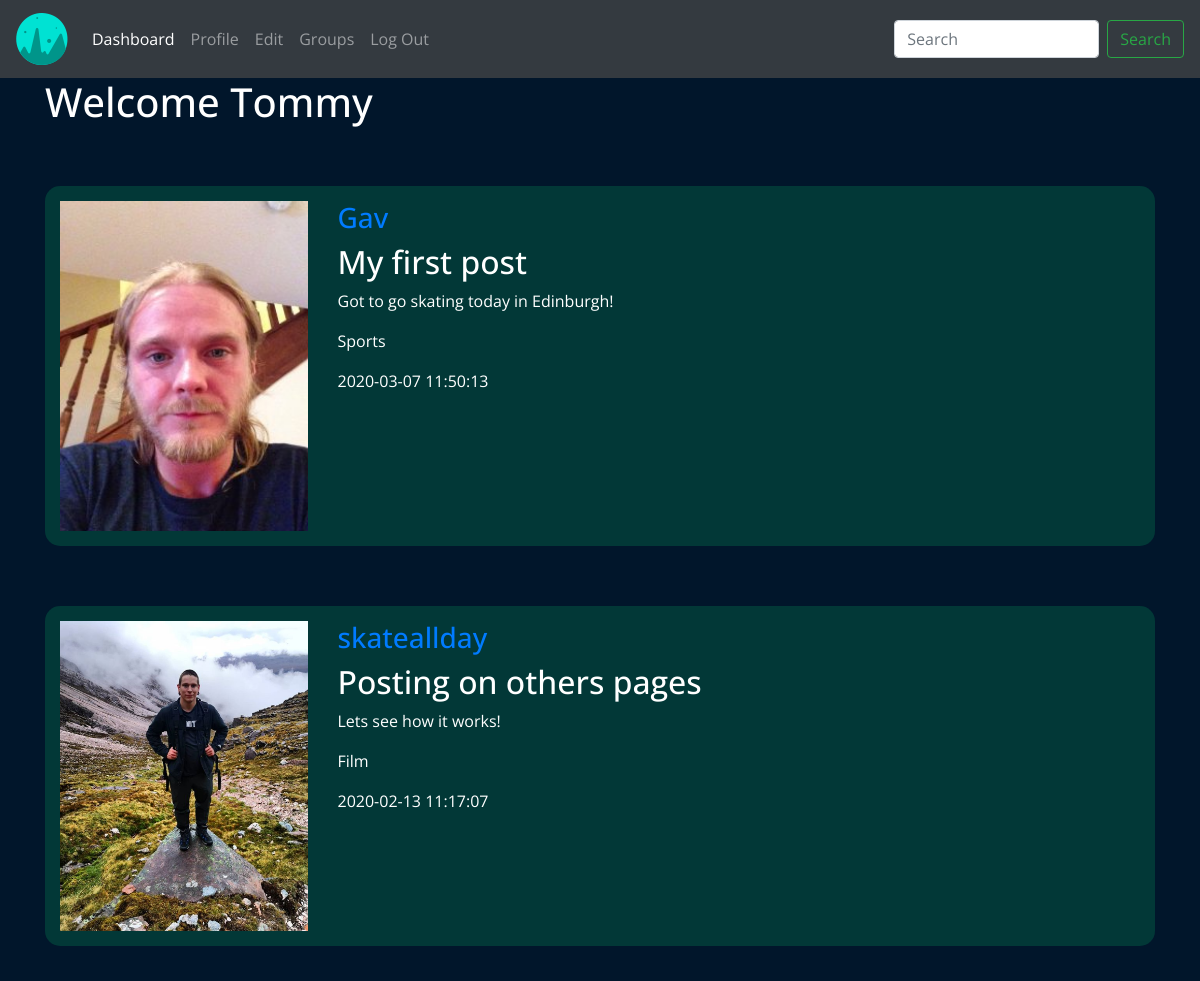
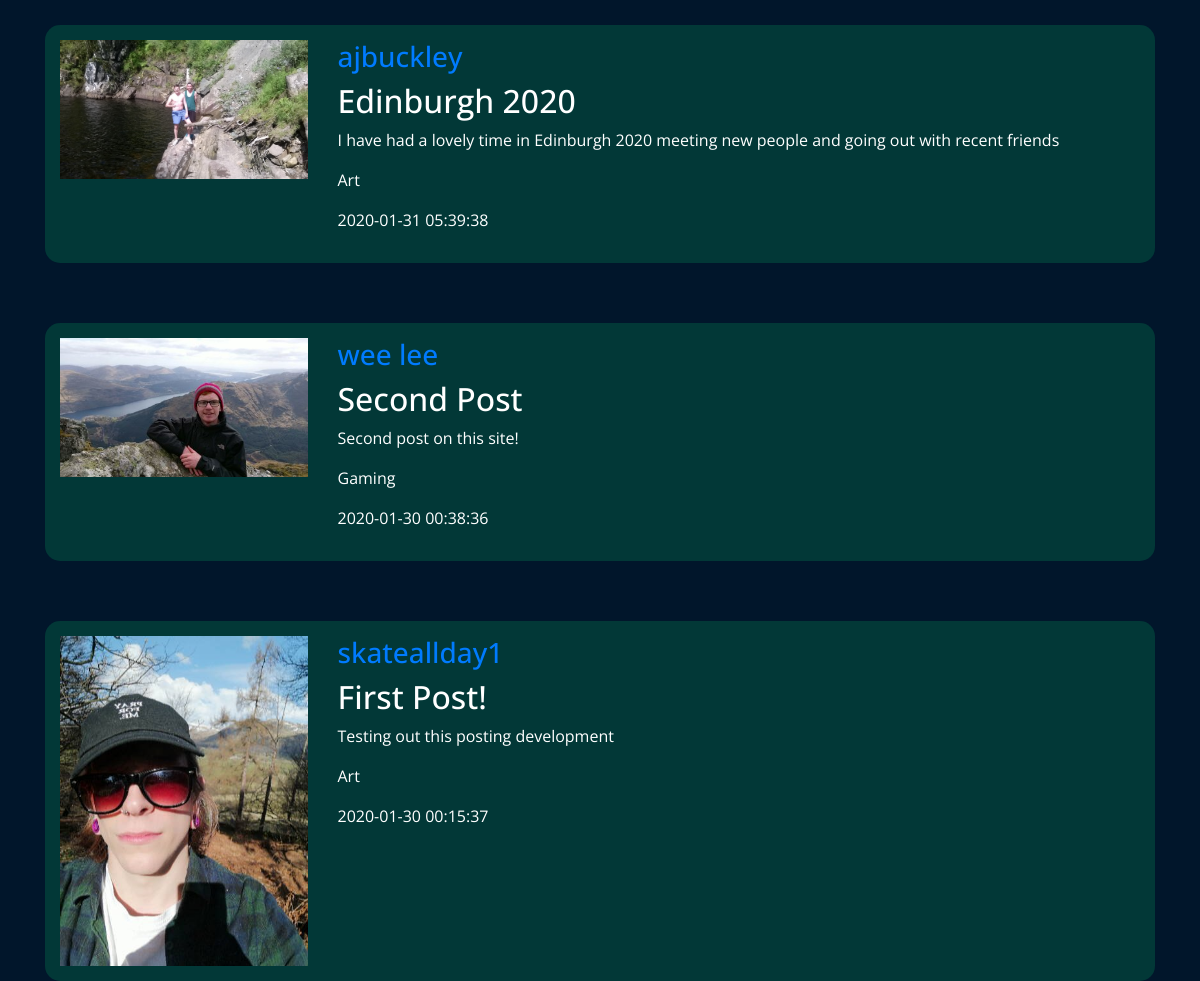
The page /dashboard (signed in) on the database its author committed (2 pictures, top to bottom).
### tables this page shows
CREATE TABLE "userPost"(
    author TEXT PRIMARY KEY,
    postTitle TEXT NOT NULL,
    postContent TEXT NOT NULL,    
    category TEXT NOT NULL,
    postImage TEXT,
    dateTime TEXT NOT NULL
);

CREATE TABLE accountData (
username TEXT NOT NULL,
email TEXT NOT NULL,
password TEXT NOT NULL,
bio TEXT,
imageName TEXT,
interests TEXT,
dailyVotes INT);

### app.py (the view, shortened to what this page needs)
@app.route("/dashboard")
def dashboard():
        if g.username:
                form = postStatus(request.form)
                conn =sqlite3.connect('userData.db')
                print ("Opened database successfully")
                c = conn.cursor()
                c.execute('SELECT author, imageName, postTitle, postContent, category, dateTime FROM accountData INNER JOIN userPost ON userPost.author = accountData.username ORDER BY dateTime DESC');
                posts = c.fetchall()
                print(posts)
                for post in posts:
                        postTitle = post[2]
                        postContent = post[3]
                        category = post[4]
                return render_template('dashboard.html', posts=posts, username=g.username)
        else:
                flash('Please Login to continue')
                return redirect('Login')

### forms/forms.py
class postStatus(FlaskForm):
    postTitle = StringField('title', validators=[DataRequired(), Length(min=2, max=50)])
    postContent = StringField('content', validators=[DataRequired()], widget=TextArea())
    category = SelectField('category', choices=[('Art', 'Art'), ('Music', 'Music'), ('Sports', 'Sports'), ('Travel', 'Travel'),('Food', 'Food'), ('Gaming', 'Gaming'), ('Film', 'Film'), ('Politics', 'Politics')])
    upload = FileField('Upload Profile Image')
    submit = SubmitField('Send it!')

### app.py (called while the page is built)
@app.before_request
def before_request():
        g.username = None
        if 'username' in session:
                g.username = session['username']

### static/frontend/public/templates/dashboard.html (shortened to what this page needs)
{% extends "template.html" %}
{% block content %}
<div class="container">
    <div class="row">
        <div class="col-sm-12">
            <h1>Welcome {{username}}</h1>
                {% for post in posts %}
                <div class="previousPosts">
                    <div class="row">
                        <div class="col-sm-3">
                            <img class="dashboardPhotos" src={{url_for('static', filename=post[1])}}>
                        </div>
                        <div class="col-sm-9">
                            <h3><a href={{url_for('profileUserName', user=post[0])}}>{{post[0]}}</a></h3>
                            <h2>{{post[2]}}</h2>
                            <p>{{post[3]}}</p>
                            <p>{{post[4]}}</p>
                            <p>{{post[5]}}</p>
                        </div>
                    </div>
                </div>
                {% endfor %}
        </div>
    </div>
</div>
{% endblock %}

### static/frontend/public/templates/template.html (shortened to what this page needs)
<!DOCTYPE html>
<html lang="en">
  <head>
    <link rel="stylesheet" href="https://maxcdn.bootstrapcdn.com/bootstrap/4.0.0/css/bootstrap.min.css">
    <link rel="stylesheet" href={{url_for('static', filename='frontend/public/styles.css')}}>
  </head>
  <body class="body">
<nav class="navbar navbar-expand-lg navbar-dark bg-dark">
  <a class="navbar-brand" href={{url_for('dashboard')}}><img src="{{url_for('static', filename='frontend/public/logo.png')}}"></a>
  <div class="collapse navbar-collapse" id="navbarSupportedContent">
    <ul class="navbar-nav mr-auto">
      <li class="nav-item active">
        <a class="nav-link" href={{url_for('dashboard')}}>Dashboard</a>
      </li>
      <li class="nav-item">
        <a class="nav-link" href={{url_for('profile')}}>Profile</a>
      </li>
      <li class="nav-item">
        <a class="nav-link" href={{url_for('addAccount')}}>Edit </a>
      </li>
      <li class="nav-item">
        <a class="nav-link" href={{url_for('groups')}}>Groups </a>
      </li>
      <li class="nav-item">
          <a class="nav-link" href={{url_for('logout')}}>Log Out</a>
      </li>
    </ul>
    <form class="form-inline my-2 my-lg-0">
      <input class="form-control mr-sm-2" type="search" placeholder="Search" aria-label="Search">
      <button class="btn btn-outline-success my-2 my-sm-0" type="submit">Search</button>
    </form>
  </div>
</nav>
{% block content %}{% endblock %}
  </body>
</html>

### static/frontend/public/styles.css (style rules this page uses)
.body { min-height: 100vh; position: relative; margin: 0; font-family: 'Open Sans', sans-serif; color:#fff; background-color: #01162B; background-image: url(background2.jpg); background-size: cover; background-repeat: no-repeat; background-attachment: fixed; }
.dashboardPhotos { width:100%; height:auto; }
.previousPosts { background-color:#023837; border-radius: 15px; padding:15px; margin-top:5vmin; }

### rows shown on the page
userPost: imageName (picture), author "Gav", postTitle "My first post", postContent "Got to go skating today in Edinburgh!", category "Sports", dateTime "2020-03-07 11:50:13"
userPost: imageName (picture), author "skateallday", postTitle "Posting on others pages", postContent "Lets see how it works!", category "Film", dateTime "2020-02-13 11:17:07"
userPost: imageName (picture), author "ajbuckley", postTitle "Edinburgh 2020", postContent "I have had a lovely time in Edinburgh 2020 meeting new people and going out with recent friends", category "Art", dateTime "2020-01-31 05:39:38"
userPost: imageName (picture), author "wee lee", postTitle "Second Post", postContent "Second post on this site!", category "Gaming", dateTime "2020-01-30 00:38:36"
userPost: imageName (picture), author "skateallday1", postTitle "First Post!", postContent "Testing out this posting development", category "Art", dateTime "2020-01-30 00:15:37"

### other values the page prints
{{ username }} "Tommy"
